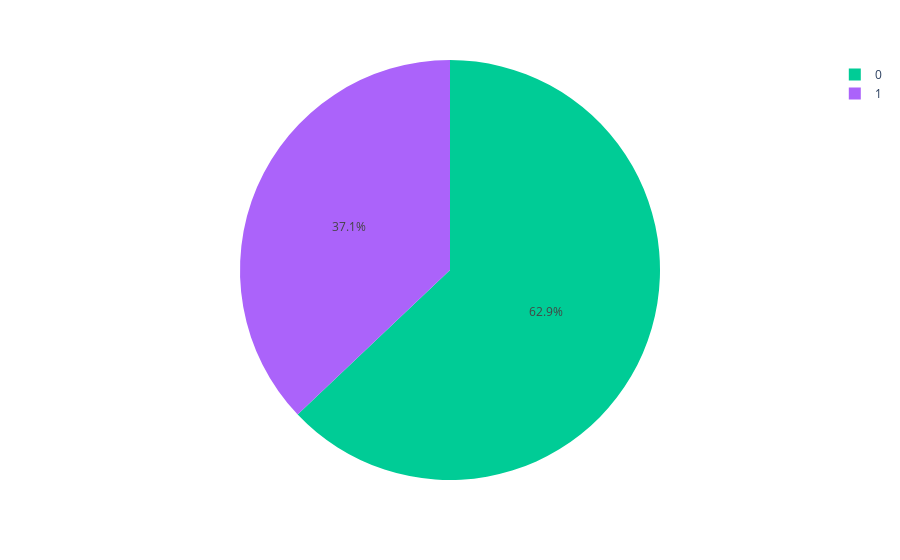

Notebook code for this chart:
### Markdown cell above
# Rate Analysis

### Code cell
import plotly.express as px

fig = px.pie(df,names='Survived',color='Survived',
             color_discrete_map={'Yes':'red',
                                 'No':'green'})
fig.show()

### Figure 1 — Plotly figure (JSON) as saved in the notebook; plotly's stock layout.template omitted (floating-point values rounded to 4 significant figures; data arrays with more than 128 entries replaced by an {"elided": "..."} marker saying what was removed)
{"data": [{"customdata": {"elided": "418x1 int values"}, "domain": {"x": [0, 1], "y": [0, 1]}, "hovertemplate": "Survived=%{customdata[0]}<extra></extra>", "labels": {"elided": "418 int values"}, "legendgroup": "", "marker": {"colors": {"elided": "418 str values"}}, "name": "", "showlegend": true, "type": "pie"}], "layout": {"legend": {"tracegroupgap": 0}, "margin": {"t": 60}}}
